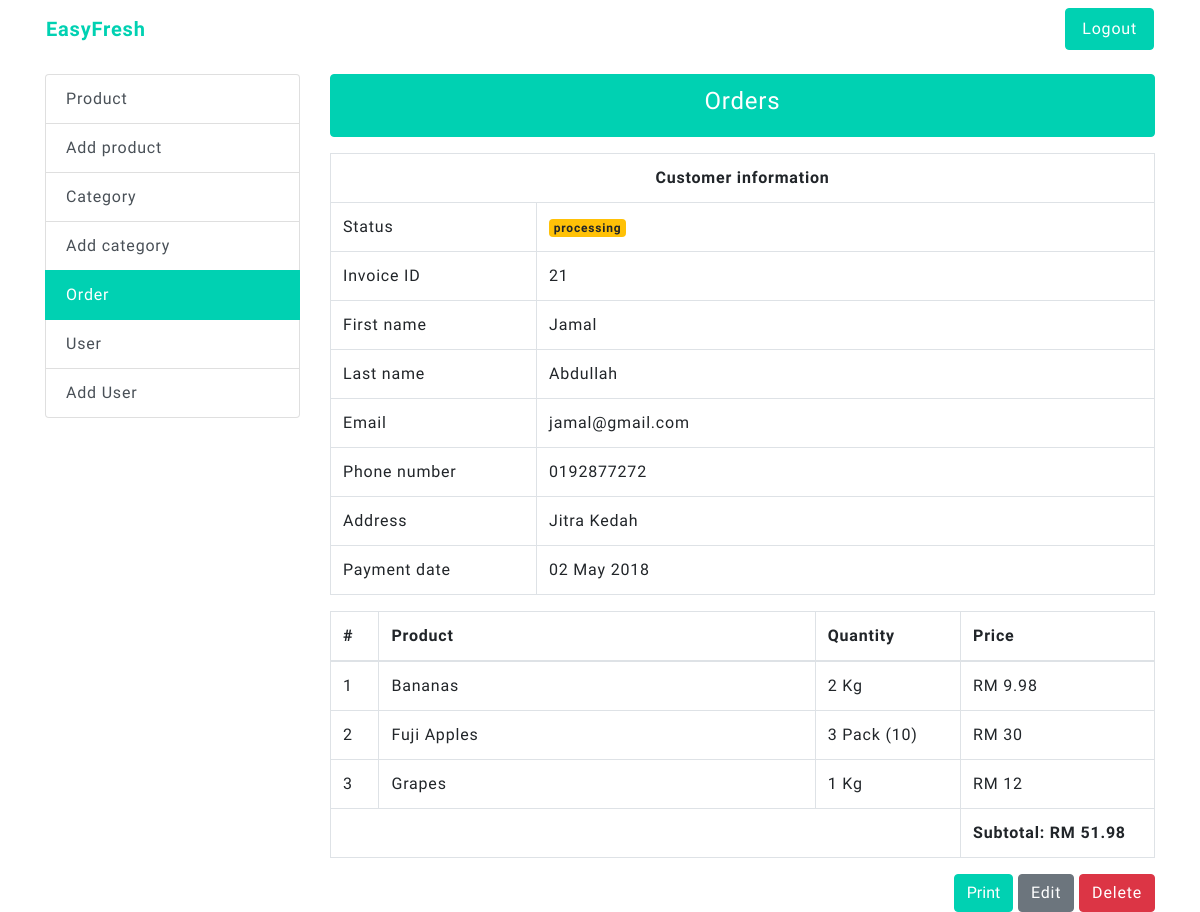
/admin/orders-show.php?id=21 (signed in), run on the app's committed database.
### tables this page shows
CREATE TABLE `orders` (
  `id` int(11) NOT NULL,
  `status` varchar(50) NOT NULL DEFAULT 'pending',
  `first_name` varchar(255) NOT NULL,
  `last_name` varchar(255) NOT NULL,
  `email` varchar(255) NOT NULL,
  `phone_number` varchar(50) NOT NULL,
  `address` text NOT NULL,
  `total_price` decimal(5,2) NOT NULL,
  `created_date` timestamp NOT NULL DEFAULT CURRENT_TIMESTAMP
);

CREATE TABLE `order_product` (
  `id` int(11) NOT NULL,
  `product_id` int(11) NOT NULL,
  `product_name` varchar(255) NOT NULL,
  `quantity` int(11) NOT NULL,
  `measurement` varchar(50) NOT NULL,
  `price` decimal(5,2) NOT NULL,
  `order_id` int(11) NOT NULL
);

### admin/functions/orders-edit.php (called while the page is built, shortened)
<?php
if(empty($_GET['id'])) {
	header('Location: /admin/');
} else {
	require_once($_SERVER['DOCUMENT_ROOT'].'/database-connection.php');
	$id = htmlspecialchars(strip_tags($_GET['id']));
	$sql = "SELECT * FROM orders WHERE id=$id LIMIT 1";
	$orders = $conn->query($sql);
	if (mysqli_num_rows($orders) > 0) {
		$row = mysqli_fetch_assoc($orders);
		$id = $row["id"];
		$status = $row['status'];
		$first_name = $row['first_name'];
		$last_name = $row['last_name'];
		$email = $row['email'];
		$phone_number = $row['phone_number'];
		$address = $row['address'];
		$created_date = date("d F Y", strtotime($row['created_date']));
	} else {
		header('Location: /admin/');
	}
	$sql = "SELECT product_id, product_name, quantity, price, measurement FROM order_product WHERE order_id=$id";
	$products = $conn->query($sql);
}

### admin/orders-show.php (the view, shortened to what this page needs)
<?php
require_once($_SERVER['DOCUMENT_ROOT'].'/admin/functions/orders-edit.php');
?>
<?php require_once($_SERVER['DOCUMENT_ROOT'].'/partials/header.php') ?>
<div class="container">
	<div class="row mb-3">
		<?php require_once($abs_path.'/admin/partials/navigation.php') ?>
	</div>
	<div class="row">
		<div class="col-sm-3">
			<?php require_once($abs_path.'/admin/partials/sidebar-menu.php') ?>
		</div>
		<div class="col-sm-9">
			<ul class="list-group mb-3">
				<li class="list-group-item active text-center">
					<h4>Orders</h4>
				</li>
			</ul>
			<div class="row">
				<div class="col-12">
					<table class="table table-bordered">
						<tbody>
							<tr>
								<th colspan="2" class="text-center table">Customer information</th>
							</tr>
							<tr>
								<td width="25%">Status</td>
								<td>
									<span class="badge <?php
										if($status == 'pending') {
											echo 'badge-danger';
										} elseif($status == 'processing') {
											echo 'badge-warning';
										} else {
											echo 'badge-success';
										}
										?>">
										<?php echo $status ?>
									</span>
								</td>
							</tr>
							<tr>
								<td width="25%">Invoice ID</td>
								<td><?php echo $id; ?></td>
							</tr>
							<tr>
								<td width="25%">First name</td>
								<td><?php echo $first_name; ?></td>
							</tr>
							<tr>
								<td width="25%">Last name</td>
								<td><?php echo $last_name; ?></td>
							</tr>
							<tr>
								<td width="25%">Email</td>
								<td><?php echo $email; ?></td>
							</tr>
							<tr>
								<td width="25%">Phone number</td>
								<td><?php echo $phone_number; ?></td>
							</tr>
							<tr>
								<td width="25%">Address</td>
								<td><?php echo $address; ?></td>
							</tr>
							<tr>
								<td width="25%">Payment date</td>
								<td><?php echo $created_date; ?></td>
							</tr>
						</tbody>
					</table>
					<table class="table table-bordered">
						<thead>
							<tr>
								<th width="5%">#</th>
								<th width="45%">Product</th>
								<th width="15%">Quantity</th>
								<th width="20%">Price</th>
							</tr>
						</thead>
						<tbody>
							<?php if ($products->num_rows > 0) :
								$total = 0;
								$count = 1 ?>
								<?php while($row = $products->fetch_assoc()) :
									$total += ($row['price'] *  $row['quantity']) ?>
									<tr>
										<td><?php echo $count++ ?></td>
										<td><?php echo $row['product_name'] ?></td>
										<td><?php echo $row['quantity'] ?> <?php echo $row['measurement'] ?></td>
										<td>RM <?php echo ($row['price'] *  $row['quantity']); ?></td>
									</tr>
								<?php endwhile ?>
							<?php endif ?>
							<tr>
								<td colspan="3"></td>
								<td colspan="1"><strong>Subtotal: RM <?php echo $total ?></strong></td>
							</tr>
						</tbody>
					</table>
					<div class="text-right">
						<button type="button" class="btn btn-primary" onclick="window.print();">Print</button>
						<a class="btn btn-secondary" href="/admin/orders-edit.php?id=<?php echo $id ?>">Edit</a>
						<a class="btn btn-danger" href="/admin/functions/orders-delete.php?id=<?php echo $id ?>">Delete</a>
					</div>
				</div>
			</div>
		</div>
	</div>
</div>
<?php require_once($abs_path.'/partials/footer.php') ?>

### css/main.css (style rules this page uses)
body { font-family: 'Muli'; letter-spacing: 0.05rem; }
.btn.btn-primary, .list-group-item.active { background: #00d1b2 !important; border-color: #00d1b2 !important; }
.no-deco, a { text-decoration: none !important; }
a { color: #00d1b2; transition-duration: 300ms; }

### data on the page
orders: status "processing", id "21", first_name "Jamal", last_name "Abdullah", email "jamal@gmail.com", phone_number "0192877272", address "Jitra Kedah", created_date "02 May 2018"
order_product: product_name "Bananas", quantity "2", measurement "Kg", price+quantity "9.98"
order_product: product_name "Fuji Apples", quantity "3", measurement "Pack (10)", price+quantity "30"
order_product: product_name "Grapes", quantity "1", measurement "Kg", price+quantity "12"

### other printed values
$total "51.98"
